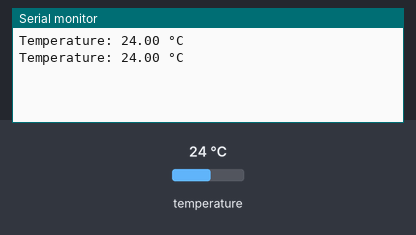
The sketch below on a simulated Arduino Nano, built with avr-gcc and run on an emulated ATmega328P. Parts: the last lines printed to the serial monitor. Wiring (inferred from the names in the program): MCP9808 temperature sensor at I2C address 0x18. Inputs (shaded band) come from the test bench; at power-on: temperature 24 °C.

Above: at 1.8 s.
1.9 s: temperature set to 12 °C
At 2.8 s:
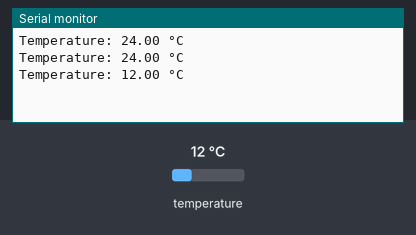
3.4 s: temperature set to 19 °C
At 4.6 s:
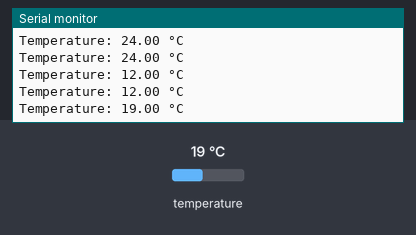
Timing chart, 0 to 6.4 s (numbered marks = the images above; inputs shaded):
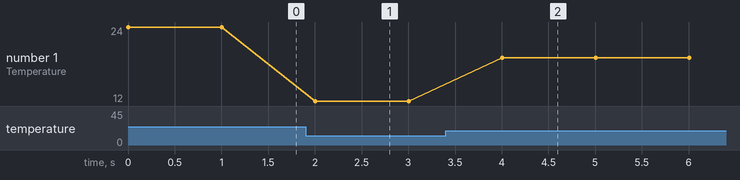

The sketch:

cursor_mcp9808.ino
```cpp
#include <Wire.h>
//working
// I am using Arduino Nano 33 BLE Sense Lite. I want to connect to MCP9808 using I2C. I do not want to use any library. You can refer to the datasheet to program.
// MCP9808 I2C address (default: 0x18)
#define MCP9808_ADDR 0x18

// Register addresses
#define REG_CONFIG 0x01
#define REG_TEMP 0x05

void setup() {
  Serial.begin(9600);
  Wire.begin();

  // Configure MCP9808
  Wire.beginTransmission(MCP9808_ADDR);
  Wire.write(REG_CONFIG);
  Wire.write(0x00); // Default configuration
  Wire.write(0x00);
  Wire.endTransmission();
}

void loop() {
  float temperature = readTemperature();
  Serial.print("Temperature: ");
  Serial.print(temperature);
  Serial.println(" °C");
  delay(1000);
}

float readTemperature() {
  uint16_t tempData;

  // Request temperature data
  Wire.beginTransmission(MCP9808_ADDR);
  Wire.write(REG_TEMP);
  Wire.endTransmission();

  // Read temperature data (2 bytes)
  Wire.requestFrom(MCP9808_ADDR, 2);
  if (Wire.available() == 2) {
    uint8_t msb = Wire.read();
    uint8_t lsb = Wire.read();

    // Clear flag bits
    msb &= 0x1F;

    // Convert to temperature
    tempData = (msb << 8) | lsb;
    if (msb & 0x10) { // Handle negative temperatures
      tempData = ((~tempData) + 1) & 0x1FFF;
      return -(tempData * 0.0625);
    } else {
      return tempData * 0.0625;
    }
  }
  return -999.0; // Return error value if read fails
}
```

Measured:
- after the input at 1.9 s, the serial monitor: prints a new line after 0.10 s (image 1)
- after the input at 3.4 s, the serial monitor: prints a new line after 0.61 s (image 2)
- plotted number 1: 24 → 12 after the input at 1.9 s, 12 → 19 after the input at 3.4 s
